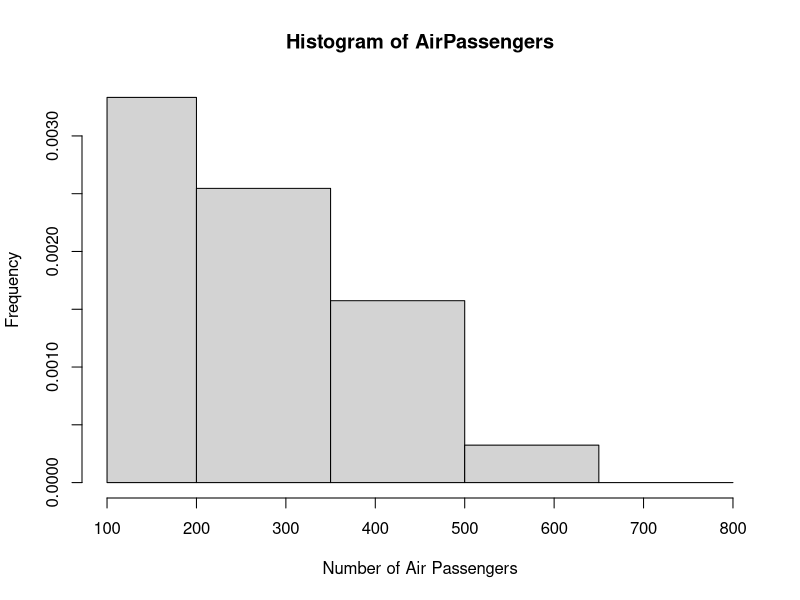

Recreate this plot in R.
# Question 5: Histogram for AirPassengers

# Clear previous variables
rm(list = ls())

# Load the built-in AirPassengers dataset
data <- AirPassengers

# Create histogram
hist(
  data,
  breaks = c(100, 200, 350, 500, 650, 800),
  main = "Histogram of AirPassengers",
  xlab = "Number of Air Passengers",
  ylab = "Frequency",
  right = FALSE
)
